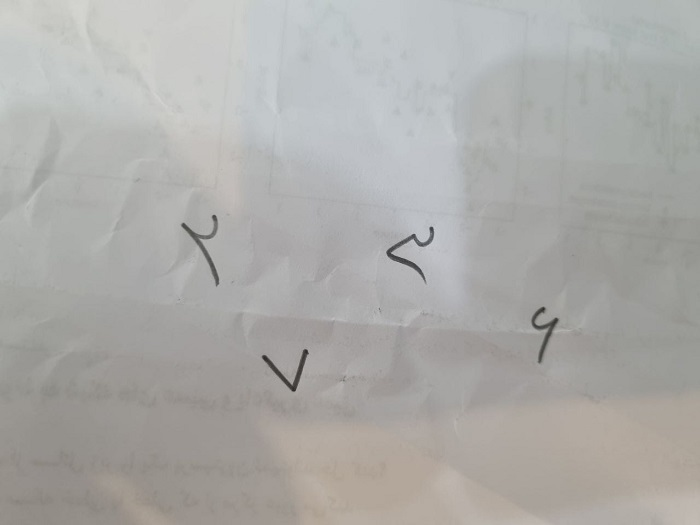
#> input picture persian-digits.jpg, 700 x 525 px
$ jupyter execute --allow-errors persian-digit-detection-with-knn.ipynb   (shell and % lines are left out)
#> lines starting #> are read from the running program, lines starting #| are printed output that depends on the picture; after the words box and inside, x2 and y2 are one past the last pixel; in counts of white or black regions, pixels touching at a corner belong together
Detect persian numbers using Knn.

[cell 1]
import importlib
import cv2
import dataset
#importlib.reload(dataset)
from dataset import load_hoda
from sklearn.neighbors import KNeighborsClassifier
import matplotlib.pyplot as plt

## <div style="direction:rtl;text-align:right;font-family:B Lotus, B Nazanin, Tahoma">لود مجموعه داده (dataset)</div>

#> (a cell that did not finish here is left out)

#> (a cell that did not finish here is left out)

## <div style="direction:rtl;text-align:right;font-family:B Lotus, B Nazanin, Tahoma">ایجاد طبقه بند k-nn</div>
<div style="direction:rtl;text-align:right;font-family:Tahoma">
</div>

[cell 4]
neigh = KNeighborsClassifier(n_neighbors=3)
#> (the rest of this cell did not finish here and is left out)

[cell 5]
# Read the input image (make sure it's a binary image)
image = cv2.imread('persian-digits.jpg', cv2.IMREAD_GRAYSCALE)
#> image: shape (525, 700); min 41, max 212, mean 171.6

[cell 6]
plt.imshow(image)

[cell 7]
# Apply thresholding to create a binary image
_, binary_image = cv2.threshold(image, 128, 255, cv2.THRESH_BINARY)
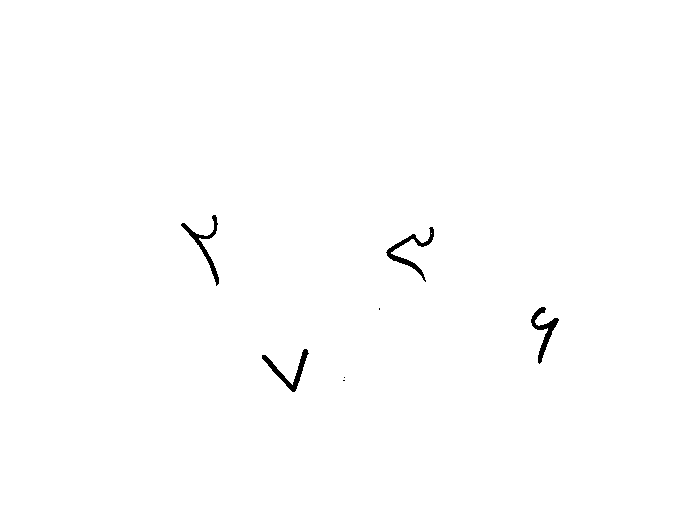
#> binary_image: shape (525, 700); 99.5% white; 7 black regions (3 under 20 px), largest, box (x1, y1, x2, y2) and area: (386, 227, 434, 282) 475, (181, 215, 219, 286) 447, (262, 349, 309, 392) 439, (531, 307, 559, 364) 435
binary_image = 255-binary_image

# Use connectedComponentsWithStats to obtain labels and bounding boxes
num_labels, labels, stats, centroids = cv2.connectedComponentsWithStats(binary_image, connectivity=8)
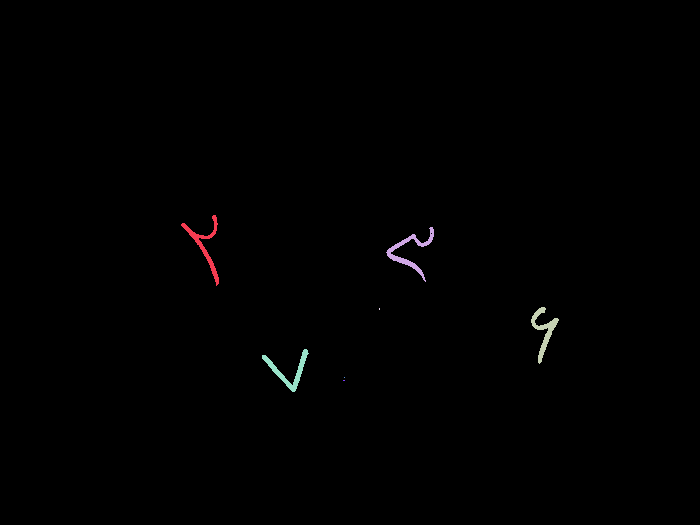
#> labels: shape (525, 700) int32; 8 distinct labels, from 0 to 7; one colour per label, 0 black
#> num_labels = 8; stats = [[0, 0, 700, 525, 365699], [181, 215, 38, 71, 447], [386, 227, 48, 55, 475], [531, 307, 28, 57, 435], [379, 308, 1, 2, 2], [262, 349, 47, 43, 439], [344, 377, 1, 1, 1], [343, 380, 2, 1, 2]]; centroids = [[349.4, 261.8], [204.7, 245.1], [409.8, 251], [543.5, 330.5], [379, 308.5], [288.4, 370.3], [344, 377], [343.5, 380]]

# Iterate through each connected component
#> (the rest of this cell did not finish here and is left out)
